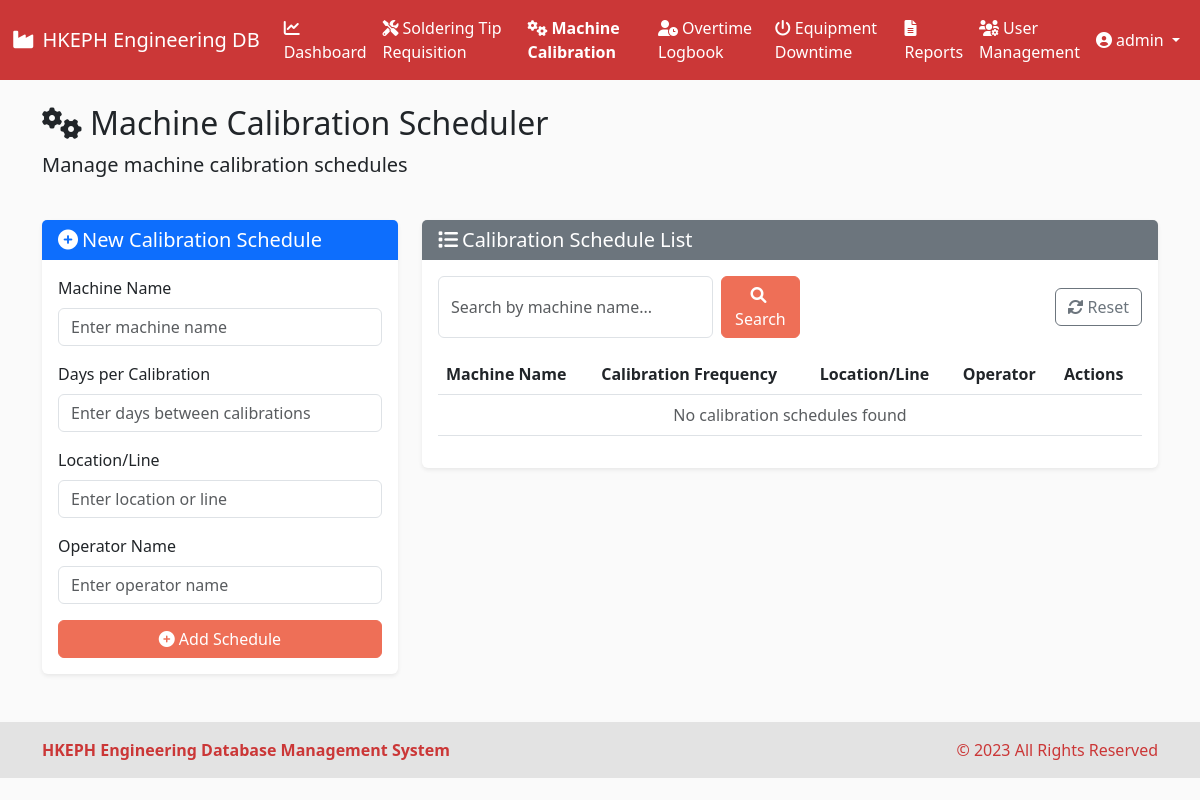
/machine-calibrations (signed in), run on an earlier commit of the app's database.
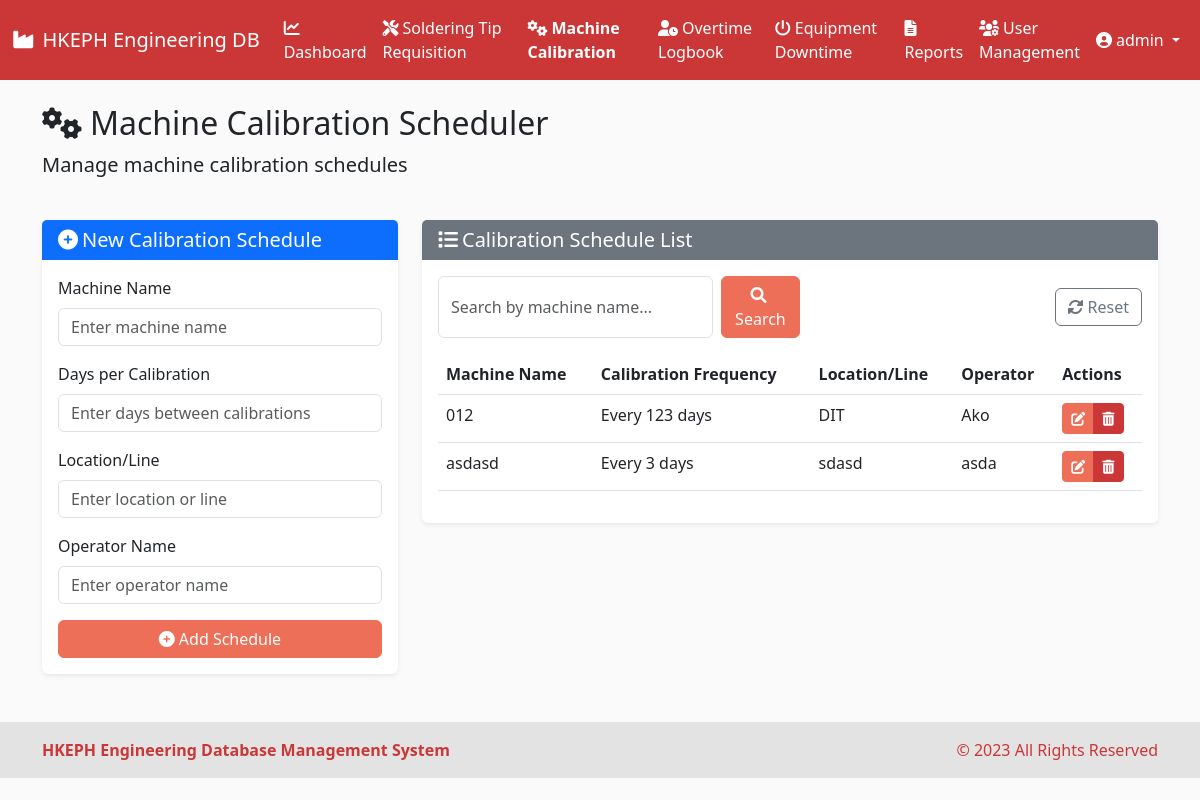
And on a later commit of the database.
### models.py (models this page shows, shortened)
class MachineCalibration(db.Model):
    id = db.Column(db.Integer, primary_key=True)
    machine_name = db.Column(db.String(100), nullable=False)
    days_per_calibration = db.Column(db.Integer, nullable=False)
    location_line = db.Column(db.String(100), nullable=False)
    operator_name = db.Column(db.String(100), nullable=False)
    created_at = db.Column(db.DateTime, default=datetime.utcnow)

### routes.py (the view)
@app.route('/machine-calibrations')
@login_required
def machine_calibrations():
    search_query = request.args.get('search', '')
    if search_query:
        calibrations = MachineCalibration.query.filter(
            MachineCalibration.machine_name.ilike(f'%{search_query}%')
        ).all()
    else:
        calibrations = MachineCalibration.query.all()
    form = MachineCalibrationForm()
    return render_template('machine_calibration.html', calibrations=calibrations, form=form, search_query=search_query)

### forms.py
class MachineCalibrationForm(FlaskForm):
    machine_name = StringField('Machine Name', validators=[DataRequired(), Length(max=100)])
    days_per_calibration = IntegerField('Days per Calibration', validators=[DataRequired(), NumberRange(min=1, max=365)])
    location_line = StringField('Location/Line', validators=[DataRequired(), Length(max=100)])
    operator_name = StringField('Operator Name', validators=[DataRequired(), Length(max=100)])

### app.py (called while the page is built)
@login_manager.user_loader
def load_user(user_id):
    return User.query.get(int(user_id))

### templates/machine_calibration.html (shortened to what the changed rows need)
{% extends 'base.html' %}
{% block content %}
<div class="row mb-4">
    <div class="col">
        <h2><i class="fas fa-cogs me-2"></i>Machine Calibration Scheduler</h2>
    </div>
</div>
<div class="row mb-4">
    <div class="col-md-8">
        <div class="card">
            <div class="card-body">
                <div class="table-responsive">
                    <table class="table table-hover">
                        <thead>
                            <tr>
                                <th>Machine Name</th>
                                <th>Calibration Frequency</th>
                                <th>Location/Line</th>
                                <th>Operator</th>
                                <th>Actions</th>
                            </tr>
                        </thead>
                        <tbody>
                            {% for calibration in calibrations %}
                            <tr>
                                <td>{{ calibration.machine_name }}</td>
                                <td>Every {{ calibration.days_per_calibration }} days</td>
                                <td>{{ calibration.location_line }}</td>
                                <td>{{ calibration.operator_name }}</td>
                                <td>
                                    <div class="btn-group btn-group-sm" role="group">
                                        <a href="{{ url_for('edit_machine_calibration', calibration_id=calibration.id) }}" class="btn btn-warning">
                                            <i class="fas fa-edit"></i>
                                        </a>
                                        <button type="button" class="btn btn-danger" data-bs-toggle="modal" data-bs-target="#deleteCalibrationModal-{{ calibration.id }}">
                                            <i class="fas fa-trash-alt"></i>
                                        </button>
                                    </div>
                                </td>
                            </tr>
                            {% endfor %}
                            {% if not calibrations %}
                            <tr>
                                <td colspan="5" class="text-center text-muted">No calibration schedules found</td>
                            </tr>
                            {% endif %}
                        </tbody>
                    </table>
                </div>
            </div>
        </div>
    </div>
</div>
{% endblock %}

What changed in the data, as far as the page shows it:
added MachineCalibration: machine_name "012", days_per_calibration "123", location_line "DIT", operator_name "Ako"
added MachineCalibration: machine_name "asdasd", days_per_calibration "3", location_line "sdasd", operator_name "asda"
Also different on the page:
text no longer shown: "No calibration schedules found"
